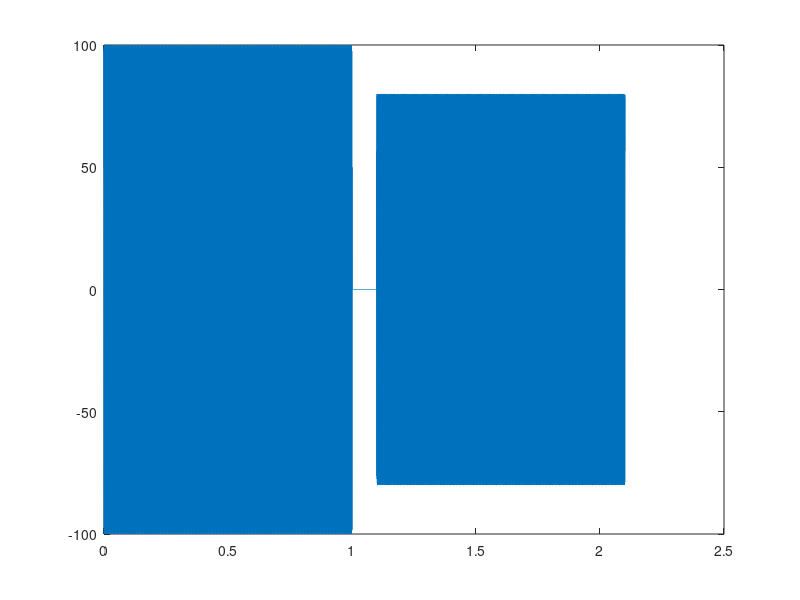

This chart was generated by the following MATLAB code:
A1 = 100;
A2 = 80;
dt = 1/11025;
tt = 0:dt:1;
N = ceil(0.1/dt);  %%calculating N

psi1 = 2*pi*800*tt -pi/3;
psi2 = 2*pi*1200*tt + pi/4;

x1 = real(A1*exp(j*psi1));
x2 = real(A2*exp(j*psi2));

xx = [x1, zeros(1, N), x2];
soundsc(xx, 8000);
disp(xx);

tt = (1/11025)*(1:length(xx)); plot(tt, xx);